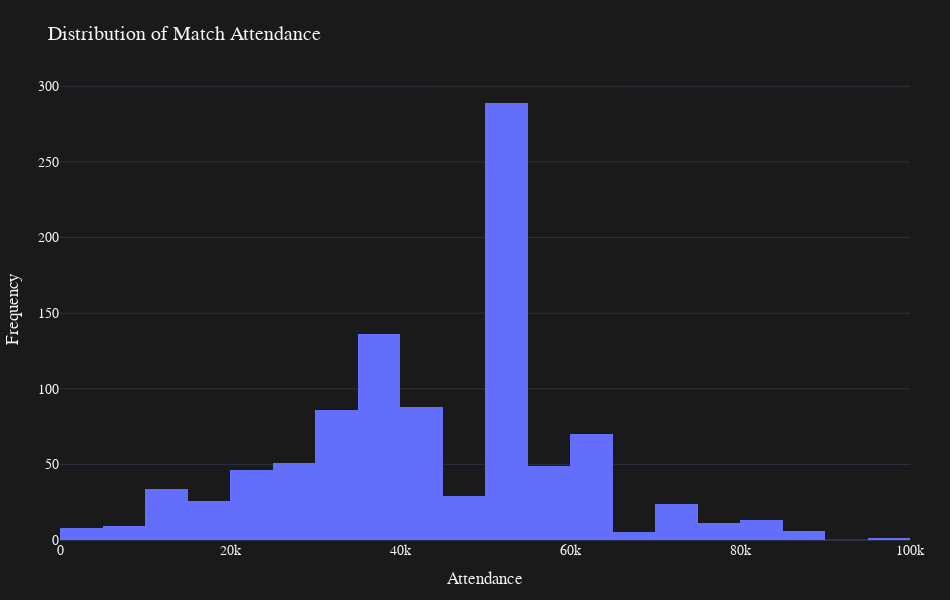

Here is the notebook cell this chart was saved with:
### Code cell
import plotly.express as px

fig = px.histogram(
    df,
    x='Attendance',  
    nbins=20,  
    title='Distribution of Match Attendance',
    labels={'Attendance': 'Attendance'},
    template='plotly_dark',
)


fig.update_layout(
    height=600,
    width=950,
    title_font_size=20,
    font=dict(family='Arial', size=14),
    xaxis_title='Attendance',
    yaxis_title='Frequency',
    margin=dict(l=60, r=40, t=80, b=60),
    plot_bgcolor='rgb(26, 26, 26)',  
    paper_bgcolor='rgb(26, 26, 26)',
)

fig.show()

### Figure 1 — Plotly figure (JSON) as saved in the notebook; plotly's stock layout.template omitted (floating-point values rounded to 4 significant figures; data arrays with more than 128 entries replaced by an {"elided": "..."} marker saying what was removed)
{"data": [{"bingroup": "x", "hovertemplate": "Attendance=%{x}<br>count=%{y}<extra></extra>", "legendgroup": "", "marker": {"color": "#636efa", "pattern": {"shape": ""}}, "name": "", "nbinsx": 20, "orientation": "v", "showlegend": false, "type": "histogram", "x": {"elided": "1181 float values"}, "xaxis": "x", "yaxis": "y"}], "layout": {"barmode": "relative", "font": {"family": "Arial", "size": 14}, "height": 600, "legend": {"tracegroupgap": 0}, "margin": {"b": 60, "l": 60, "r": 40, "t": 80}, "paper_bgcolor": "rgb(26, 26, 26)", "plot_bgcolor": "rgb(26, 26, 26)", "title": {"font": {"size": 20}, "text": "Distribution of Match Attendance"}, "width": 950, "xaxis": {"anchor": "y", "domain": [0, 1], "title": {"text": "Attendance"}}, "yaxis": {"anchor": "x", "domain": [0, 1], "title": {"text": "Frequency"}}}}
